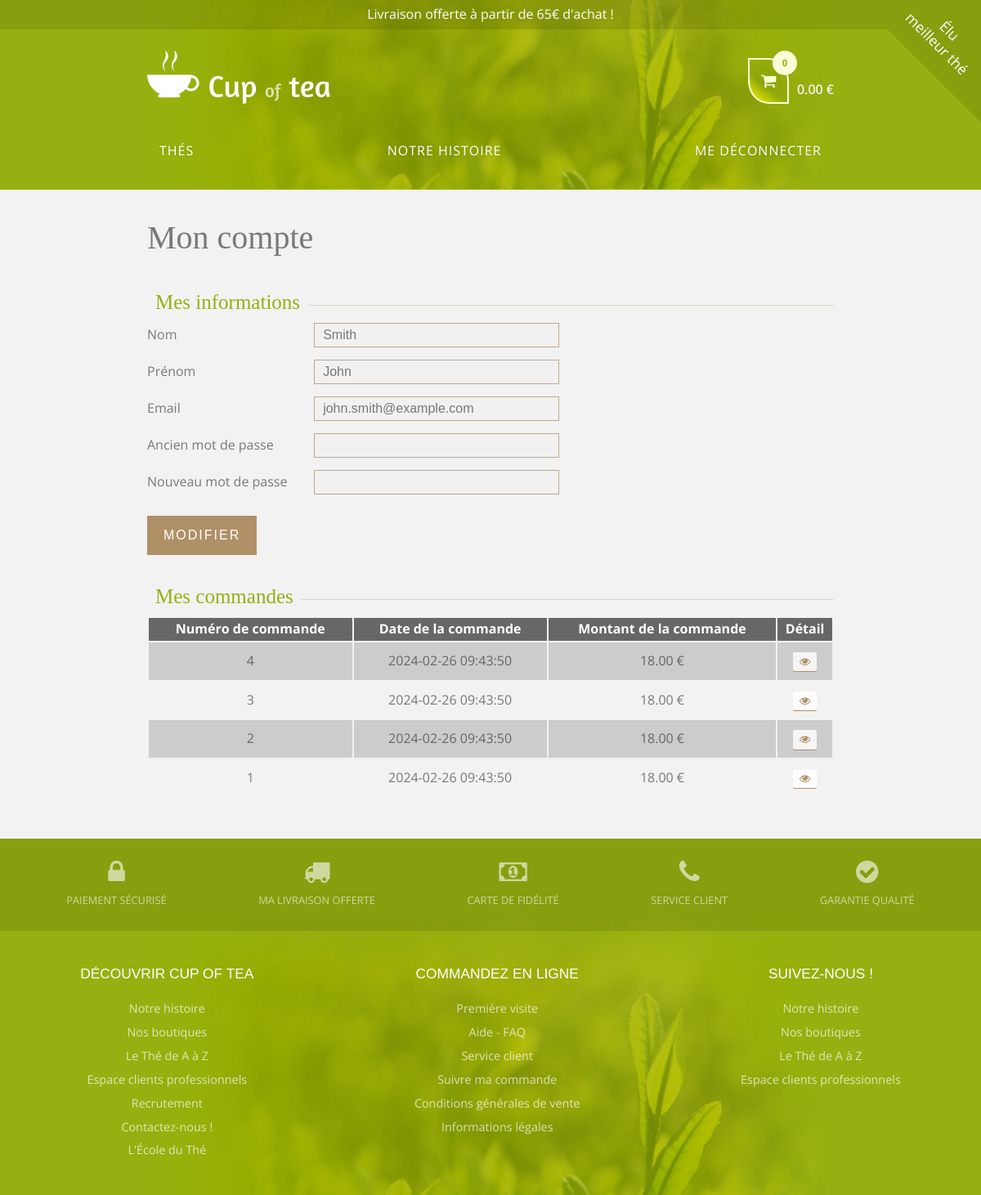
/?route=my-account (signed in), run on the app's committed database.
### tables this page shows
CREATE TABLE `user` (
  `id` int unsigned NOT NULL AUTO_INCREMENT,
  `last_name` varchar(255) NOT NULL,
  `name` varchar(255) NOT NULL,
  `email` varchar(255) NOT NULL UNIQUE,
  `password` varchar(255) NOT NULL,
  `admin` tinyint NOT NULL DEFAULT '0',
  PRIMARY KEY (`id`)
);

CREATE TABLE `order` (
  `id` int unsigned NOT NULL AUTO_INCREMENT,
  `date` datetime DEFAULT CURRENT_TIMESTAMP,
  `user_id` int unsigned NOT NULL,
  `status` tinyint NOT NULL DEFAULT '0',
  PRIMARY KEY (`id`),
  FOREIGN KEY (`user_id`) REFERENCES `user`(`id`) ON DELETE CASCADE
);

### controllers/MyAccountController.php (called while the page is built, shortened)
<?php
require_once 'models/UserManager.php';
require_once 'models/OrderManager.php';
class MyAccountController {
    public function display() {
        $userId = isset($_SESSION['user_id']) ? $_SESSION['user_id'] : null;
        if($userId){
            $userManager = new UserManager();
            $user = $userManager->getUserById($userId);
            $orderManager = new OrderManager();
            $orders = $orderManager->getOrderByUser($userId);
        }
        $cart = "cartComponent.phtml";
        require_once "views/layout.phtml";
    }
}

### services/database.php (called while the page is built, shortened)
<?php
function getConnection(): \PDO
{
    return new \PDO(
        'mysql:host=' . DB_HOST . ';port=' . DB_PORT . ';dbname=' . DB_NAME,
        DB_USERNAME,
    );
}

### models/UserManager.php (called while the page is built, shortened)
<?php
require_once 'services/database.php';
class UserManager extends AbstractModel
{
    protected $db;
    public function __construct() {
        $this->db = getConnection();
    }
    public function getUserById($id) {
        $stmt = $this->db->prepare("SELECT * FROM user WHERE id = :id");
        $stmt->execute(['id' => $id]);
        return $stmt->fetch(PDO::FETCH_ASSOC);
    }
}

### models/OrderManager.php (called while the page is built, shortened)
<?php
require_once 'services/database.php';
class OrderManager extends AbstractModel
{
    protected $db;
    public function __construct()
    {
        $this->db = getConnection();
    }
    public function getOrderByUser($userId): array
    {
        $stmt = $this->db->prepare("SELECT date, `order`.id, SUM(price) as total FROM `order` INNER JOIN order_details ON `order`.id = order_details.order_id WHERE user_id = ? GROUP BY order_id ORDER BY `order`.id DESC");
        $stmt->execute([$userId]);
        return $stmt->fetchAll();
    }
}

### views/myAccount.phtml (the view, shortened to what this page needs)
<h1>Mon compte</h1>
<h2><span class="grey">Mes informations</span></h2>
<form method="POST">
    <div>
        <label htmlFor="last-name">Nom</label>
        <input type="text" id="last-name" name="last-name" value=<?= htmlspecialchars($user['last_name']) ?> disabled onChange={handleChange} />
    </div>
    <div>
        <label htmlFor="name">Prénom</label>
        <input type="text" id="name" name="name" value=<?= htmlspecialchars($user['name']) ?> disabled onChange={handleChange} />
    </div>
    <div>
        <label htmlFor="email">Email</label>
        <input type="email" id="email" name="email" value=<?= htmlspecialchars($user['email']) ?> disabled onChange={handleChange} />
    </div>
    <div>
        <label htmlFor="old-password">Ancien mot de passe</label>
        <input type="password" id="old-password" name="old-password" disabled />
    </div>
    <div>
        <label htmlFor="new-password">Nouveau mot de passe</label>
        <input type="password" id="new-password" name="new-password" disabled />
    </div>
        <button id="enable-change-btn" class="btn" type="button" onclick="enableChange()">Modifier</button>
    </form>
    <h2><span class="grey">Mes commandes</span></h2>
<div class="flex">
    <table id="orders" class="commande">
        <thead>
            <tr>
                <th>Numéro de commande</th>
                <th>Date de la commande</th>
                <th>Montant de la commande</th>
                <th>Détail</th>
            </tr>
        </thead>
        <tbody>
            <?php
            $index = 0;
            foreach($orders as $order): ?>
            <tr>
                <td><?= count($orders) - $index ?></td>
                <td><?= $order['date'] ?></td>
                <td><?= number_format($order['total'], 2) ?> €</td>
                <td><button class="detail-btn" onclick="showDetail(<?= $index . ', ' . $order['id'] ?>)"><i class="fa fa-eye"></i></button></td>
            </tr>
            <?php
            $index++;
            endforeach ?>
        </tbody>
    </table>
</div>

### index.php (shortened to what this page needs)
<?php
require_once 'controllers/MyAccountController.php';
switch($_GET['route']){
    case 'my-account':
        $controller = new MyAccountController();
        $controller->display();
        break;
}

### views/layout.phtml (shortened to what this page needs)
<!DOCTYPE html>
<html lang="fr">
<head>
    <link rel="stylesheet" href="/cup_of_tea_php/public/css/style.css">
    <link rel="stylesheet" href="/cup_of_tea_php/public/css/base.css">
    <link rel="stylesheet" href="/cup_of_tea_php/public/css/font-awesome.min.css">
    <link rel="stylesheet" href="/cup_of_tea_php/public/css/normalize.css">
</head>
<body>
  <header>
    <img class="ribbon" src="public/img/ribbon.svg" alt="élu meilleur thé en 2016" />
    <section id="topbar">Livraison offerte à partir de 65€ d'achat !</section>
    <div class="container">
      <section id="logo">
        <a href="/cup_of_tea_php/home">
          <img src="public/img/logo.png" alt="Logo de Cup of Tea" />
        </a>
        <section id="cart">
          <?php if(isset($cart)) require_once $cart; ?>
        </section>
      </section>
      <nav>
        <a href="/cup_of_tea_php/teas">Thés</a>
        <a href="/cup_of_tea_php/about">Notre histoire</a>
        <?php if(!isset($_SESSION['user_id'])): ?>
          <a href="/cup_of_tea_php/login">Me connecter</a>
        <?php elseif($_GET['route'] == 'my-account'): ?>
          <a href="/cup_of_tea_php/logout">Me déconnecter</a>
        <?php else: ?>
          <a href="/cup_of_tea_php/my-account">Mon compte</a>
         <?php endif ?>
      </nav>
    </div>
  </header>
  <main class="container">
    <?php require_once $template; ?>
  </main>
    <footer>
      <section id="info">
        <article>
        <i class="fa fa-lock"></i>
        <small>Paiement sécurisé</small>
      </article>
      <article>
        <i class="fa fa-truck"></i>
        <small>Ma livraison offerte</small>
      </article>
      <article>
        <i class="fa fa-money"></i>
        <small>Carte de fidélité</small>
      </article>
      <article>
        <i class="fa fa-phone"></i>
        <small>Service client</small>
      </article>
      <article>
        <i class="fa fa-check-circle"></i>
        <small>Garantie qualité</small>
      </article>
    </section>
    <section id="bottombar">
      <article>
        <h2>Découvrir Cup of Tea</h2>
        <ul>
          <li>Notre histoire</li>
            <li>Nos boutiques</li>
            <li>Le Thé de A à Z</li>
            <li>Espace clients professionnels</li>
            <li>Recrutement</li>
            <li>Contactez-nous !</li>
            <li>L'École du Thé</li>
        </ul>
      </article>
      <article>
        <h2>Commandez en ligne</h2>
        <ul>
          <li>Première visite</li>
            <li>Aide - FAQ</li>
            <li>Service client</li>
            <li>Suivre ma commande</li>
            <li>Conditions générales de vente</li>
            <li>Informations légales</li>
        </ul>
      </article>
      <article>
        <h2>Suivez-nous !</h2>
        <ul>
          <li>Notre histoire</li>
            <li>Nos boutiques</li>
            <li>Le Thé de A à Z</li>
            <li>Espace clients professionnels</li>
        </ul>
      </article>
    </section>
  </footer>
</body>
</html>

### views/cartComponent.phtml (shortened to what this page needs)
<?php
    function calculateTotal() {
      $total = 0;
      return number_format($total, 2);
  }
  function getCartCount(){
    $count = 0;
    return $count;
  }
?>
<a href="/cup_of_tea_php/cart">
<div id="cart" class="flex">
  <div id="cart-count-container">
    <div id="cart-count-icon"><i class="fa fa-shopping-cart"></i></div>
    <div id="cart-count"><?= getCartCount() ?></div>
  </div>
  <p id="cart-total"><?= calculateTotal() . " €" ?></p>
</div>
</a>

### public/css/style.css (style rules this page uses)
html { font-size: 62.5% }
body { font-family: "Open Sans", Arial, sans-serif; background-color: #F2F2F2; color: #666; font-size: 1.6rem; }
img { max-width: 100%; }
a { color: #96B011; }
main h1 { font-family: "Amaranth"; font-weight: normal; font-size: 4rem; }
main h2 { font-family: "Amaranth"; font-weight: normal; font-size: 2.5rem; color: #96B011; }
main h2:after { content: ""; display: block; border-top: 1px solid rgba(176,144,103,0.3); margin-top: -17px; }
main h2 span { background-color: white; padding: 10px; }
main h2 span.grey { background-color: #F2F2F2; }
.btn { background-color: #B09067; color: white; text-transform: uppercase; letter-spacing: 2px; padding: 15px 20px; margin: 10px 0; text-align: center; border: none; }
.detail-btn { padding:4px 8px; border-radius: 2px; font-weight: 500; text-align: center; background-color:rgba(255, 255, 255, 0.8); border: none; box-shadow:0px 1px #B09067; color: #B09067; font-size: smaller; }
form>div { margin:15px 0; }
form>div>label { display: inline-block; width:200px; }
form input[type=text], form input[type=password], form input[type=email] { width:100%; max-width:300px; height:30px; border-color:rgba(176,144,103,0.75); border-style: solid; border-width: 1px; padding: 0px 10px; color: rgba(0,0,0,0.5); }
#topbar { background-color: rgba(0,0,0,0.1); padding: 5px; margin: 0; color: white; text-align: center; }
header { background-image: url(../img/bg.jpg); background-repeat: no-repeat; background-position: center bottom; background-color: #96B011; color: white; }
#logo { display: -webkit-box; display: -ms-flexbox; display: flex; -webkit-box-pack: justify; -ms-flex-pack: justify; justify-content: space-between; -webkit-box-align: center; -ms-flex-align: center; align-items: center; margin-top: 25px; }
#cart-count-container { padding: 10px; position: relative; }
#cart-count-icon { position: relative; width:50px; text-align: center; content: "\F07A"; font-family: "FontAwesome"; font-size: 2rem; padding: 10px; border: 2px solid #f8ffd4; border-radius: 1% 50% 0% 50%; background: linear-gradient(40deg, #ff0, transparent 40%); color: #f8ffd4; }
#cart-count { position:absolute; top: 1px; right: 0px; padding: 10px; border-radius: 50%; width:30px; height:30px; line-height: 10px; background-color: #f8ffd4; color:#96B011; font-weight: bold; display:flex; border-radius: 50%; font-size:0.7em; justify-content: center; align-items: center; }
#cart-total { font-weight: 500; position: relative; transform: translateY(20px); color:white; }
header nav { display: -webkit-box; display: -ms-flexbox; display: flex; -webkit-box-pack: justify; -ms-flex-pack: justify; justify-content: space-between; padding: 25px 0; text-transform: uppercase; letter-spacing: 1px; }
header nav a { color: white; padding: 10px 15px; text-shadow: 0 0 5px rgba(0, 0, 0, 0.1); }
.ribbon { width: 150px; position: absolute; right: 0; top:0; }
footer { margin-top: 50px; background-image: url(../img/bg.jpg); background-repeat: no-repeat; background-position: center bottom; background-color: #96B011; color: white; }
#info { background-color: rgba(0,0,0,0.1); color: rgba(255, 255, 255, 0.6); text-transform: uppercase; display: -webkit-box; display: -ms-flexbox; display: flex; -ms-flex-pack: distribute; justify-content: space-around; -ms-flex-wrap: wrap; flex-wrap: wrap; padding: 25px; }
#info article { cursor: pointer; -webkit-transition: all 0.2s ease 0s; transition: all 0.2s ease 0s; }
#info i { display: block; text-align: center; font-size: 2em; padding-bottom: 5px; }
#bottombar { display: -webkit-box; display: -ms-flexbox; display: flex; text-align: center; padding: 25px 0; }
#bottombar article { -webkit-box-flex: 1; -ms-flex-positive: 1; flex-grow: 1; font-size: 0.9em; }
#bottombar article h2 { font-weight: normal; font-size: 13pt; font-family: "Amaranth", sans-serif; text-transform: uppercase; }
#bottombar ul { margin-left: -40px; }
#bottombar article ul li { list-style-type: none; line-height: 2; opacity: 0.7; -webkit-transition: all 0.2s ease 0s; transition: all 0.2s ease 0s; cursor: pointer; }
.commande, table { text-align:center; width:100%; }
.commande td { padding:10px; }
table td { padding:10px; }
.commande tr:nth-child(odd), table tr:nth-child(odd) { background-color: #ccc; }
table thead tr { background-color: #676767 !important; color:#fff; }
.flex { display:flex; }
.flex div:nth-child(2) { margin-left:20px; }
input { color: rgba(0, 0, 0, 0.5); }

### data on the page
user: last-name "Smith", name "John", email "john.smith@example.com"
order: count($orders) - $index "4", date "2024-02-26 09:43:50", total "18.00"
order: count($orders) - $index "3", date "2024-02-26 09:43:50", total "18.00"
order: count($orders) - $index "2", date "2024-02-26 09:43:50", total "18.00"
order: count($orders) - $index "1", date "2024-02-26 09:43:50", total "18.00"

### other printed values
getCartCount() "0"
calculateTotal() "0.00"
